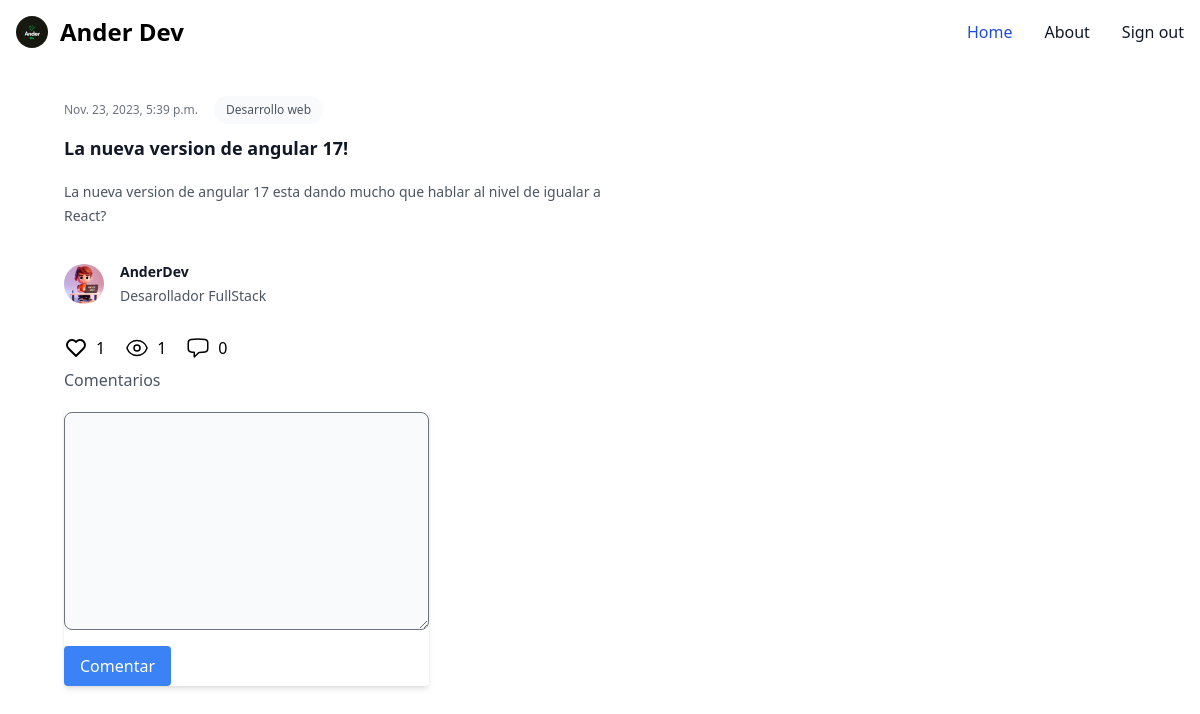
The page /1/ (signed in) on the database its author committed.
### core/models.py (models this page shows, shortened)
class Post(models.Model):
    author = models.CharField(max_length=150, verbose_name='Author', blank=False, null=False)
    publicado = models.DateTimeField(auto_now_add=True)
    actualizado = models.DateTimeField(auto_now=True)
    categoria = models.ForeignKey(Categoria, on_delete=models.CASCADE)
    title = models.CharField(max_length=150,verbose_name='Title')
    content = models.TextField()
    picture = models.ImageField(upload_to='img/')
    slug = models.SlugField()
    def get_like_url(self):
        return reverse("like", kwargs={
            'slug':self.slug
        })
    @property
    def comments(self):
        return self.comment_set.all()
    @property
    def get_comment_count(self):
        return self.comment_set.all().count()
    @property
    def get_likes_count(self):
        return self.like_set.all().count()
    @property
    def get_views_count(self):
        return self.postview_set.all().count()

class Categoria(models.Model):
    name = models.CharField(max_length=150, verbose_name='Categoria')
    def __str__(self):
        return self.name

### core/views.py (the view)
# urls.py: path('<slug>/',DetailPost.as_view(), name='Detail'),
class DetailPost(DetailView):
    model = Post
    template_name = 'post/detail.html'
    def get_object(self, *kwargs):
        object = super().get_object(*kwargs)
        if self.request.user.is_authenticated:
            PostView.objects.get_or_create(user=self.request.user, post=object)
        else:
            return redirect('/')
        return object
    def post(self, request, *args, **kwargs):
        form = CommentForm(request.POST)
        if form.is_valid():
            post = self.get_object()
            comment = form.save(commit=False)
            comment.user = request.user
            comment.post = post
            comment.save()
            return redirect('/')
    def get_context_data(self, **kwargs):
        context = super().get_context_data(**kwargs)
        context['form'] = CommentForm()
        return context

### core/forms.py
class CommentForm(ModelForm):
    class Meta:
        model = Comment
        fields = ('content',)
        widgets = {
            'content':Textarea(attrs=({'class':'block p-2.5 w-full text-sm text-gray-900 bg-gray-50 rounded-lg border border-gray-500 focus:ring-blue-500 focus:border-blue-500 dark:bg-gray-700 dark:border-gray-600 dark:placeholder-gray-400 dark:text-white dark:focus:ring-blue-500 dark:focus:border-blue-500"'}))
        }

### templates/post/detail.html (shortened to what this page needs)
{% extends "post/base.html" %}
{% load static %}
{% block content %}
<article class="flex max-w-xl  max-sm:ml-3 ml-16 mt-8 flex-col items-start justify-between">
    <div class="flex items-center gap-x-4 text-xs">
    <time class="text-gray-500">{{object.publicado}}</time>
    <a class="relative z-10 rounded-full bg-gray-50 px-3 py-1.5 font-medium text-gray-600 hover:bg-gray-100">{{post.categoria}}</a>
    </div>
    <div class="group relative">
    <h3 class="mt-3 text-lg font-semibold leading-6 text-gray-900 group-hover:text-gray-600">
        <a href="#">
        <span class="absolute inset-0"></span>
        {{object.title}}
        </a>
    </h3>
    <p class="mt-5 line-clamp-3 text-sm leading-6 text-gray-600">
        {{object.content}}
    </p>
    </div>
    <div class="relative mt-8 flex items-center gap-x-4">
    <img src={% static "logo.jpg" %} alt="" class="h-10 w-10 rounded-full bg-gray-50">
    <div class="text-sm leading-6">
        <p class="font-semibold text-gray-900">
        <a href="#">
            <span class="absolute inset-0"></span>
            {{object.author}}
        </a>
        </p>
        <p class="text-gray-600">Desarollador FullStack</p>
    </div>
    </div>
    <div class="mt-5">
        <div class="py-2 flex gap-5">
            {% if user.is_authenticated %}
            <a href="{{object.get_like_url}}" class="flex gap-2">
                {% else %}
            <a href="{% url "account_login" %}" class="flex gap-2">
            {% endif %}
                {{object.get_likes_count}}
            </a>
            <p class="flex gap-2" >
                {{object.get_views_count}}
            </p>
            <p class="flex gap-2">
                {{object.get_comment_count}}
            </p>
        </div>
        <h1 class="text-gray-600">Comentarios</h1>
        <div>
            <form method="POST" class="max-w-sm mx-auto pt-1 bg-white rounded shadow-md">
                <div class="mb-4">
                    {{ form.content }}
                </div>
                <div class="flex items-center justify-between">
                    <input type="submit" value="Comentar" class="bg-blue-500 text-white px-4 py-2 rounded cursor-pointer">
                </div>
            </form>
        </div>
    </div>
</article>
{% endblock content %}

### rows shown on the page
Post: publicado "Nov. 23, 2023, 5:39 p.m.", categoria "Desarrollo web", title "La nueva version de angular 17!", content "La nueva version de angular 17 esta dando mucho que hablar al nivel de igualar a React?", author "AnderDev", get_likes_count "1", get_views_count "1", get_comment_count "0"
